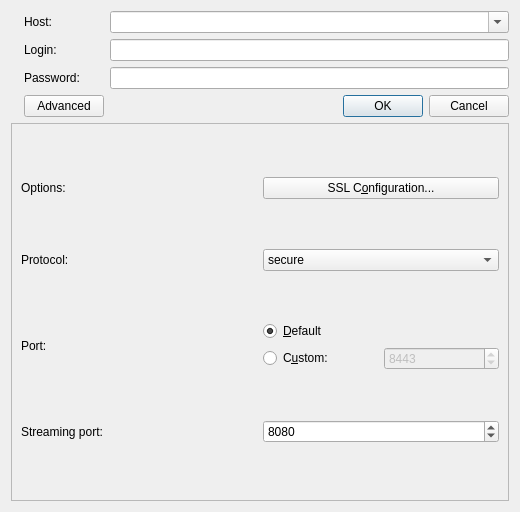
<ui version="4.0" >
 <class>AuthWindow</class>
 <widget class="QDialog" name="AuthWindow" >
  <property name="geometry" >
   <rect>
    <x>0</x>
    <y>0</y>
    <width>520</width>
    <height>512</height>
   </rect>
  </property>
  <property name="sizePolicy" >
   <sizepolicy vsizetype="Minimum" hsizetype="Preferred" >
    <horstretch>0</horstretch>
    <verstretch>0</verstretch>
   </sizepolicy>
  </property>
  <property name="windowTitle" >
   <string>EdenWall Authentication</string>
  </property>
  <property name="windowIcon" >
   <iconset>
    <normaloff>:icons/appicon.png</normaloff>:icons/appicon.png</iconset>
  </property>
  <layout class="QVBoxLayout" name="verticalLayout" >
   <item>
    <layout class="QHBoxLayout" name="horizontalLayout" >
     <item>
      <widget class="QLabel" name="label" >
       <property name="text" >
        <string/>
       </property>
       <property name="pixmap" >
        <pixmap resource="../../resources/edenwall.qrc" >:/images/login_logo.png</pixmap>
       </property>
      </widget>
     </item>
     <item>
      <layout class="QGridLayout" name="gridLayout" >
       <item row="0" column="0" >
        <widget class="QLabel" name="label_2" >
         <property name="text" >
          <string>Host:</string>
         </property>
        </widget>
       </item>
       <item row="1" column="0" >
        <widget class="QLabel" name="label_3" >
         <property name="text" >
          <string>Login:</string>
         </property>
        </widget>
       </item>
       <item row="2" column="0" >
        <widget class="QLabel" name="label_4" >
         <property name="text" >
          <string>Password:</string>
         </property>
        </widget>
       </item>
       <item row="0" column="1" >
        <widget class="QComboBox" name="host_edit" >
         <property name="editable" >
          <bool>true</bool>
         </property>
        </widget>
       </item>
       <item row="1" column="1" >
        <widget class="QLineEdit" name="login_edit" />
       </item>
       <item row="2" column="1" >
        <widget class="QLineEdit" name="password_edit" >
         <property name="echoMode" >
          <enum>QLineEdit::Password</enum>
         </property>
        </widget>
       </item>
       <item row="4" column="1" >
        <widget class="QDialogButtonBox" name="buttonBox" >
         <property name="orientation" >
          <enum>Qt::Horizontal</enum>
         </property>
         <property name="standardButtons" >
          <set>QDialogButtonBox::Cancel|QDialogButtonBox::Ok</set>
         </property>
        </widget>
       </item>
       <item row="4" column="0" >
        <widget class="QPushButton" name="bt_advanced" >
         <property name="text" >
          <string>Advanced</string>
         </property>
         <property name="checkable" >
          <bool>true</bool>
         </property>
         <property name="checked" >
          <bool>false</bool>
         </property>
        </widget>
       </item>
      </layout>
     </item>
    </layout>
   </item>
   <item>
    <widget class="QFrame" name="frame" >
     <property name="frameShape" >
      <enum>QFrame::StyledPanel</enum>
     </property>
     <property name="frameShadow" >
      <enum>QFrame::Raised</enum>
     </property>
     <layout class="QGridLayout" name="gridLayout_2" >
      <item row="0" column="0" >
       <widget class="QLabel" name="label_5" >
        <property name="text" >
         <string>Options:</string>
        </property>
       </widget>
      </item>
      <item row="2" column="0" >
       <widget class="QLabel" name="label_6" >
        <property name="text" >
         <string>Protocol:</string>
        </property>
       </widget>
      </item>
      <item row="2" column="1" >
       <widget class="QComboBox" name="protocol_combo" >
        <item>
         <property name="text" >
          <string>secure</string>
         </property>
        </item>
        <item>
         <property name="text" >
          <string>cleartext</string>
         </property>
        </item>
       </widget>
      </item>
      <item row="3" column="0" >
       <widget class="QLabel" name="label_7" >
        <property name="text" >
         <string>Port:</string>
        </property>
       </widget>
      </item>
      <item row="3" column="1" >
       <layout class="QGridLayout" >
        <item row="0" column="0" colspan="2" >
         <widget class="QRadioButton" name="default_radio" >
          <property name="text" >
           <string>&amp;Default</string>
          </property>
          <property name="checked" >
           <bool>true</bool>
          </property>
         </widget>
        </item>
        <item row="1" column="0" >
         <widget class="QRadioButton" name="custom_radio" >
          <property name="text" >
           <string>C&amp;ustom:</string>
          </property>
         </widget>
        </item>
        <item row="1" column="1" >
         <widget class="QSpinBox" name="port_spinbox" >
          <property name="enabled" >
           <bool>false</bool>
          </property>
          <property name="minimum" >
           <number>1</number>
          </property>
          <property name="maximum" >
           <number>65535</number>
          </property>
          <property name="value" >
           <number>8443</number>
          </property>
         </widget>
        </item>
       </layout>
      </item>
      <item row="4" column="0" >
       <widget class="QLabel" name="label_8" >
        <property name="text" >
         <string>Streaming port:</string>
        </property>
       </widget>
      </item>
      <item row="4" column="1" >
       <widget class="QSpinBox" name="streaming_spinbox" >
        <property name="minimum" >
         <number>1</number>
        </property>
        <property name="maximum" >
         <number>65535</number>
        </property>
        <property name="value" >
         <number>8080</number>
        </property>
       </widget>
      </item>
      <item row="0" column="1" >
       <widget class="QPushButton" name="configure_ssl" >
        <property name="text" >
         <string>SSL C&amp;onfiguration...</string>
        </property>
       </widget>
      </item>
     </layout>
    </widget>
   </item>
  </layout>
 </widget>
 <resources>
  <include location="../../resources/edenwall.qrc" />
 </resources>
 <connections/>
</ui>
